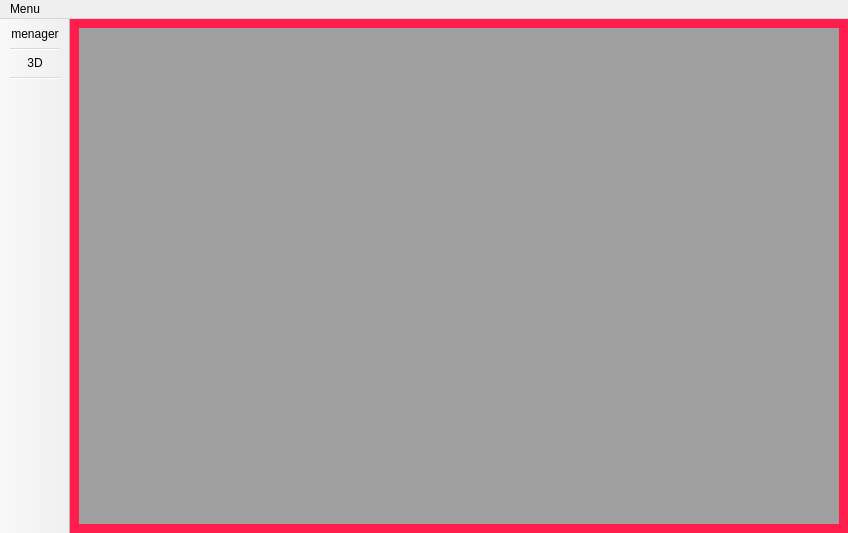
<?xml version="1.0" encoding="UTF-8"?>
<ui version="4.0">
 <class>MainWindow</class>
 <widget class="QMainWindow" name="MainWindow">
  <property name="geometry">
   <rect>
    <x>0</x>
    <y>0</y>
    <width>848</width>
    <height>533</height>
   </rect>
  </property>
  <property name="windowTitle">
   <string>One View</string>
  </property>
  <property name="styleSheet">
   <string notr="true">QMainWindow
{
	background-color: rgb(255, 29, 78);
}</string>
  </property>
  <widget class="QWidget" name="centralwidget">
   <layout class="QVBoxLayout" name="verticalLayout">
    <item>
     <widget class="QMdiArea" name="mdiArea">
      <property name="enabled">
       <bool>true</bool>
      </property>
      <property name="focusPolicy">
       <enum>Qt::NoFocus</enum>
      </property>
      <property name="layoutDirection">
       <enum>Qt::LeftToRight</enum>
      </property>
      <property name="activationOrder">
       <enum>QMdiArea::CreationOrder</enum>
      </property>
      <property name="viewMode">
       <enum>QMdiArea::TabbedView</enum>
      </property>
      <property name="documentMode">
       <bool>true</bool>
      </property>
     </widget>
    </item>
   </layout>
  </widget>
  <widget class="QToolBar" name="toolBar">
   <property name="enabled">
    <bool>true</bool>
   </property>
   <property name="minimumSize">
    <size>
     <width>0</width>
     <height>0</height>
    </size>
   </property>
   <property name="windowTitle">
    <string>toolBar</string>
   </property>
   <property name="autoFillBackground">
    <bool>true</bool>
   </property>
   <property name="movable">
    <bool>false</bool>
   </property>
   <property name="iconSize">
    <size>
     <width>100</width>
     <height>100</height>
    </size>
   </property>
   <attribute name="toolBarArea">
    <enum>LeftToolBarArea</enum>
   </attribute>
   <attribute name="toolBarBreak">
    <bool>false</bool>
   </attribute>
   <addaction name="actionDoctor"/>
   <addaction name="separator"/>
   <addaction name="actionStlViewer"/>
   <addaction name="separator"/>
  </widget>
  <widget class="QMenuBar" name="menuBar">
   <property name="geometry">
    <rect>
     <x>0</x>
     <y>0</y>
     <width>848</width>
     <height>22</height>
    </rect>
   </property>
   <widget class="QMenu" name="menuMenu">
    <property name="title">
     <string>Menu</string>
    </property>
    <addaction name="actionOpen"/>
   </widget>
   <addaction name="menuMenu"/>
  </widget>
  <action name="actionManage">
   <property name="icon">
    <iconset>
     <normaloff>:/image/manager.png</normaloff>:/image/manager.png</iconset>
   </property>
   <property name="text">
    <string>Manage</string>
   </property>
  </action>
  <action name="action3D">
   <property name="icon">
    <iconset>
     <normaloff>image/3D.png</normaloff>image/3D.png</iconset>
   </property>
   <property name="text">
    <string>3D</string>
   </property>
  </action>
  <action name="actionManage_2">
   <property name="text">
    <string>Manage</string>
   </property>
  </action>
  <action name="action3D_2">
   <property name="text">
    <string>3D</string>
   </property>
  </action>
  <action name="actionDoctor">
   <property name="icon">
    <iconset>
     <normaloff>../../Doctor/image/manager.png</normaloff>../../Doctor/image/manager.png</iconset>
   </property>
   <property name="text">
    <string>menager</string>
   </property>
  </action>
  <action name="actionStlViewer">
   <property name="icon">
    <iconset>
     <normaloff>../../Doctor/image/3D.png</normaloff>../../Doctor/image/3D.png</iconset>
   </property>
   <property name="text">
    <string>3D</string>
   </property>
  </action>
  <action name="actionOpen">
   <property name="text">
    <string>Open</string>
   </property>
  </action>
  <action name="actionColor">
   <property name="icon">
    <iconset>
     <normaloff>image/palette.png</normaloff>image/palette.png</iconset>
   </property>
   <property name="text">
    <string>Color</string>
   </property>
   <property name="font">
    <font>
     <pointsize>20</pointsize>
    </font>
   </property>
  </action>
 </widget>
 <resources>
  <include location="icon.qrc"/>
 </resources>
 <connections/>
</ui>
